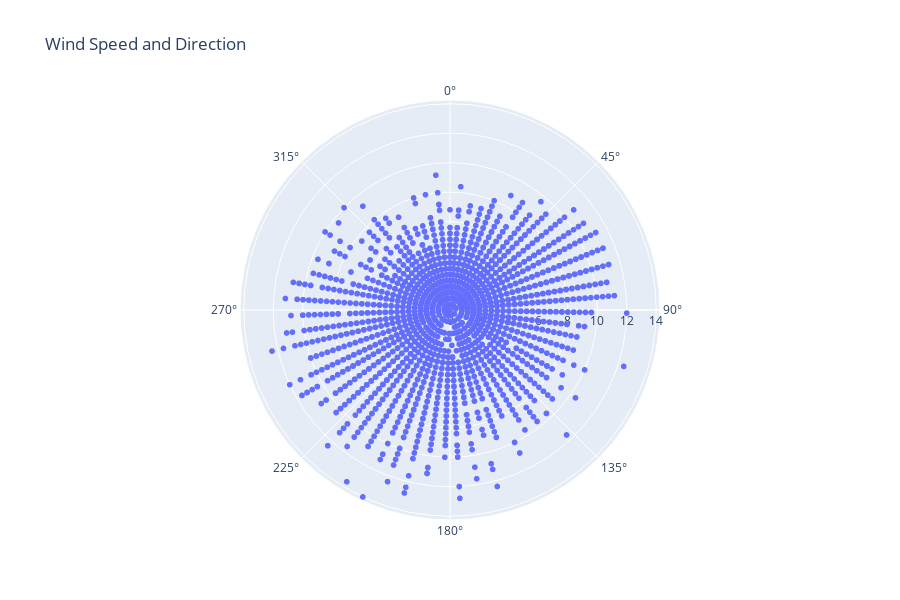

Notebook code for this chart:
### Code cell
fig = px.scatter_polar(
    df_wind_plot.sample(frac=0.5),
    r='wspd1',
    theta='wdir1',
    title="Wind Speed and Direction",
    template="plotly",
    width=900,
    height=600
)

# Show the plot
fig.show()

### Figure 1 — Plotly figure (JSON) as saved in the notebook; plotly's stock layout.template omitted (floating-point values rounded to 4 significant figures; data arrays with more than 128 entries replaced by an {"elided": "..."} marker saying what was removed)
{"data": [{"hovertemplate": "wspd1=%{r}<br>wdir1=%{theta}<extra></extra>", "legendgroup": "", "marker": {"color": "#636efa", "symbol": "circle"}, "mode": "markers", "name": "", "r": {"elided": "8966 float values"}, "showlegend": false, "subplot": "polar", "theta": {"elided": "8966 int values"}, "type": "scatterpolargl"}], "layout": {"height": 600, "legend": {"tracegroupgap": 0}, "polar": {"angularaxis": {"direction": "clockwise", "rotation": 90}, "domain": {"x": [0, 1], "y": [0, 1]}}, "title": {"text": "Wind Speed and Direction"}, "width": 900}}
